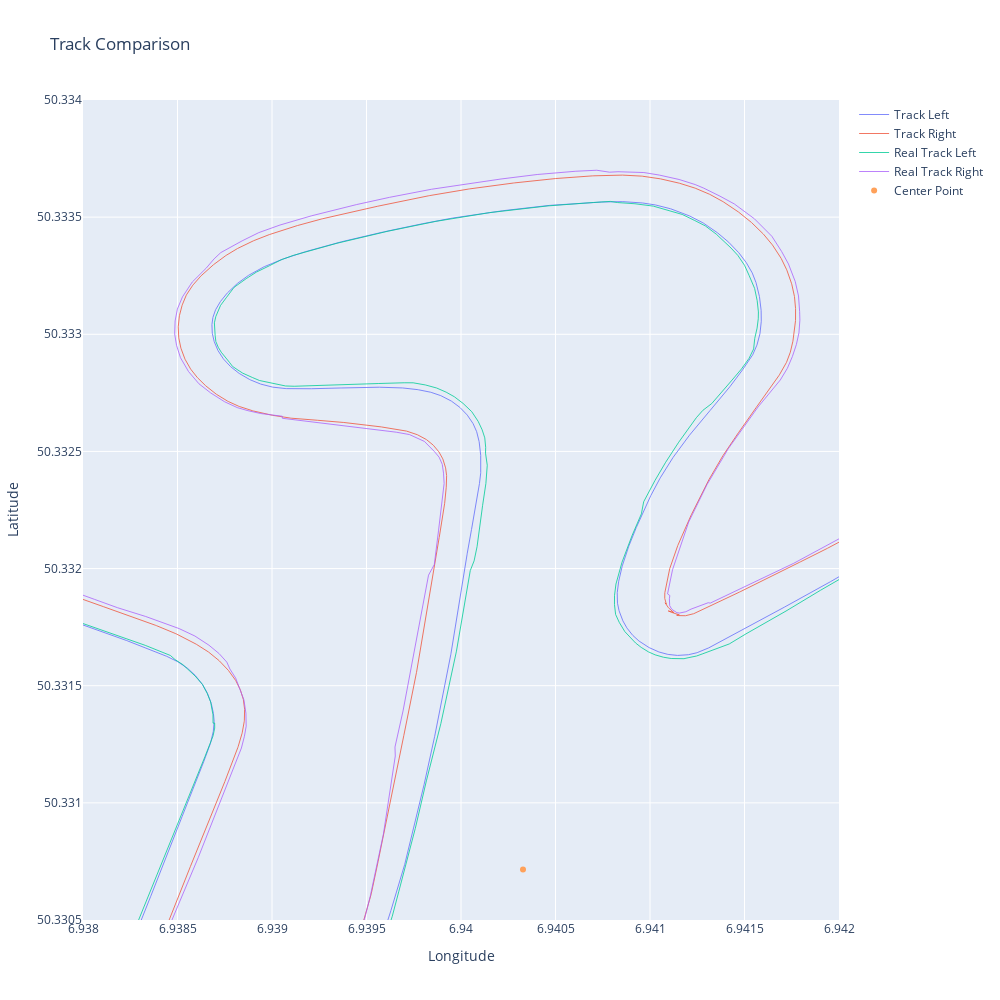

The code cell stored with this chart in its notebook:
### Code cell
def plot_track(track_left, track_right, real_track_left_side, real_track_right_side):
    # plot the track, but use plotly for interactivity
    fig = go.Figure()
    fig.add_trace(go.Scatter(x=track_left['X-Coords'], y=track_left['Y-Coords'], mode='lines', name='Track Left', line=dict(width=0.8)))
    fig.add_trace(go.Scatter(x=track_right['X-Coords'], y=track_right['Y-Coords'], mode='lines', name='Track Right', line=dict(width=0.8)))
    fig.add_trace(go.Scatter(x=real_track_left_side['Longitude'], y=real_track_left_side['Latitude'], mode='lines', name='Real Track Left', line=dict(width=0.8)))
    fig.add_trace(go.Scatter(x=real_track_right_side['Longitude'], y=real_track_right_side['Latitude'], mode='lines', name='Real Track Right', line=dict(width=0.8)))
    fig.update_layout(title='Track Comparison', xaxis_title='Longitude', yaxis_title='Latitude')

    # plot a center point for the track as the shift_x, shift_y
    shift_x = 6.940328
    shift_y = 50.3307159
    fig.add_trace(go.Scatter(x=[shift_x], y=[shift_y], mode='markers', name='Center Point'))
    
    # change size of the plot
    fig.update_layout(
        autosize=False,
        width=1000,
        height=1000,
    )

    #ALL
    default_zoom_x = [6.933, 6.951]  # Replace these with your desired x-axis range
    default_zoom_y = [50.324, 50.338]  # Replace these with your desired y-axis range

    # # Bottom Left
    # default_zoom_x = [6.9339, 6.9357]  # Replace these with your desired x-axis range
    # default_zoom_y = [50.3238, 50.3252]  # Replace 

    # Top Right
    # default_zoom_x = [6.9479, 6.951]  # Replace these with your desired x-axis range
    # default_zoom_y = [50.3355, 50.338]  # Replace 

    # Mid
    default_zoom_x = [6.938, 6.942]  # Replace these with your desired x-axis range
    default_zoom_y = [50.3305, 50.334]  # Replace 

    fig.update_xaxes(range=default_zoom_x)
    fig.update_yaxes(range=default_zoom_y)
    
    fig.show()


rotation_angle = 45.15 # More is left, less is to the right
scale_x = 0.00001406
scale_y = 0.000009005
shift_x = 6.940315
shift_y = 50.330715
center_x = 0
center_y = 0



trans_track_left = transform_coordinates(track_left_side,rotation_angle, scale_x  ,scale_y  ,  shift_x  ,  shift_y  , center_x ,center_y )
trans_track_right = transform_coordinates(track_right_side,rotation_angle,scale_x  ,scale_y  ,  shift_x  ,  shift_y  , center_x ,center_y )

trans_track_left = transform_coordinates(track_left_side,rotation_angle, scale_x  ,scale_y  ,  shift_x  ,  shift_y  , center_x ,center_y )
trans_track_right = transform_coordinates(track_right_side,rotation_angle,scale_x  ,scale_y  ,  shift_x  ,  shift_y  , center_x ,center_y )


print("Transformed Left Track Length: ",calc_track_length(trans_track_left))
print("Real Left Track Length:        ",calc_track_length(real_track_left_side))
print("")
print("Transformed Left Track Right: ",calc_track_length(trans_track_right))
print("Real Right Track Length:      ",calc_track_length(real_track_right_side))


plot_track(track_left = trans_track_left, track_right = trans_track_right, 
            real_track_left_side = real_track_left_side, 
            real_track_right_side = real_track_right_side)

### Figure 1 — Plotly figure (JSON) as saved in the notebook; plotly's stock layout.template omitted (floating-point values rounded to 4 significant figures; data arrays with more than 128 entries replaced by an {"elided": "..."} marker saying what was removed)
{"data": [{"line": {"width": 0.8}, "mode": "lines", "name": "Track Left", "type": "scatter", "x": {"elided": "23312 float values"}, "y": {"elided": "23312 float values"}}, {"line": {"width": 0.8}, "mode": "lines", "name": "Track Right", "type": "scatter", "x": {"elided": "23955 float values"}, "y": {"elided": "23955 float values"}}, {"line": {"width": 0.8}, "mode": "lines", "name": "Real Track Left", "type": "scatter", "x": {"elided": "551 float values"}, "y": {"elided": "551 float values"}}, {"line": {"width": 0.8}, "mode": "lines", "name": "Real Track Right", "type": "scatter", "x": {"elided": "393 float values"}, "y": {"elided": "393 float values"}}, {"mode": "markers", "name": "Center Point", "type": "scatter", "x": [6.94], "y": [50.33]}], "layout": {"autosize": false, "height": 1000, "title": {"text": "Track Comparison"}, "width": 1000, "xaxis": {"range": [6.938, 6.942], "title": {"text": "Longitude"}}, "yaxis": {"range": [50.33, 50.33], "title": {"text": "Latitude"}}}}
